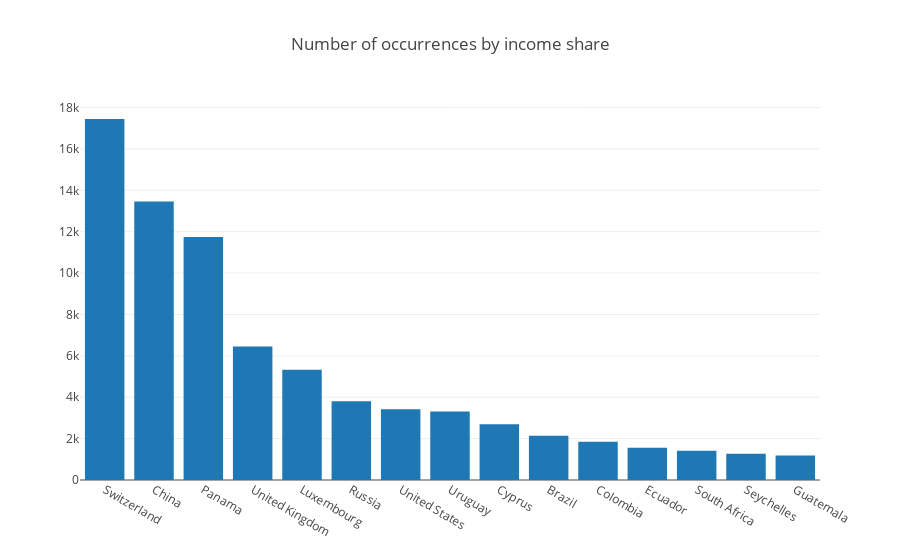

Notebook cell for this chart:
### Markdown cell above
#### Number of occurrences by income share:

### Code cell
sorted_data = pp_total_country_normalized[['countries','counts_normalized_income_share']].sort_values('counts_normalized_income_share', ascending=False).head(15)

data = [go.Bar(
            x=sorted_data['countries'],
            y=sorted_data['counts_normalized_income_share'],
    )]


layout = go.Layout(
    title='Number of occurrences by income share',
)

fig = go.Figure(data=data, layout=layout)
iplot(fig, filename='../TrovatelliT.github.io/ressources/occurrences_per_income')
plot(fig, filename='../TrovatelliT.github.io/ressources/occurrences_per_income', auto_open=False)

### Figure 1 — Plotly figure (JSON) as saved in the notebook; plotly's stock layout.template omitted (floating-point values rounded to 4 significant figures)
{"data": [{"type": "bar", "uid": "4ab9a860-78b8-49be-ba9e-1476bb5cdee3", "x": ["Switzerland", "China", "Panama", "United Kingdom", "Luxembourg", "Russia", "United States", "Uruguay", "Cyprus", "Brazil", "Colombia", "Ecuador", "South Africa", "Seychelles", "Guatemala"], "y": [17450.0, 13460.0, 11740.0, 6455.0, 5323.0, 3800.0, 3415.0, 3307.0, 2697.0, 2135.0, 1844.0, 1564.0, 1419.0, 1269.0, 1180.0]}], "layout": {"title": "Number of occurrences by income share"}}
